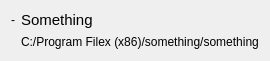
<?xml version="1.0" encoding="UTF-8"?>
<ui version="4.0">
 <class>ProjectItemWidget</class>
 <widget class="QWidget" name="ProjectItemWidget">
  <property name="geometry">
   <rect>
    <x>0</x>
    <y>0</y>
    <width>260</width>
    <height>61</height>
   </rect>
  </property>
  <property name="maximumSize">
   <size>
    <width>16777215</width>
    <height>62</height>
   </size>
  </property>
  <property name="windowTitle">
   <string>Form</string>
  </property>
  <layout class="QGridLayout" name="gridLayout">
   <item row="2" column="1">
    <spacer name="verticalSpacer">
     <property name="orientation">
      <enum>Qt::Vertical</enum>
     </property>
     <property name="sizeHint" stdset="0">
      <size>
       <width>20</width>
       <height>40</height>
      </size>
     </property>
    </spacer>
   </item>
   <item row="1" column="1">
    <widget class="QLabel" name="path">
     <property name="font">
      <font>
       <italic>false</italic>
       <underline>false</underline>
       <kerning>true</kerning>
      </font>
     </property>
     <property name="text">
      <string>C:/Program Filex (x86)/something/something</string>
     </property>
     <property name="openExternalLinks">
      <bool>false</bool>
     </property>
    </widget>
   </item>
   <item row="0" column="1">
    <widget class="QLabel" name="name">
     <property name="sizePolicy">
      <sizepolicy hsizetype="Expanding" vsizetype="Expanding">
       <horstretch>0</horstretch>
       <verstretch>0</verstretch>
      </sizepolicy>
     </property>
     <property name="font">
      <font>
       <pointsize>11</pointsize>
       <weight>50</weight>
       <bold>false</bold>
       <underline>false</underline>
      </font>
     </property>
     <property name="text">
      <string>Something</string>
     </property>
    </widget>
   </item>
   <item row="0" column="0">
    <widget class="QLabel" name="icon">
     <property name="text">
      <string>-</string>
     </property>
    </widget>
   </item>
  </layout>
 </widget>
 <resources/>
 <connections/>
</ui>
